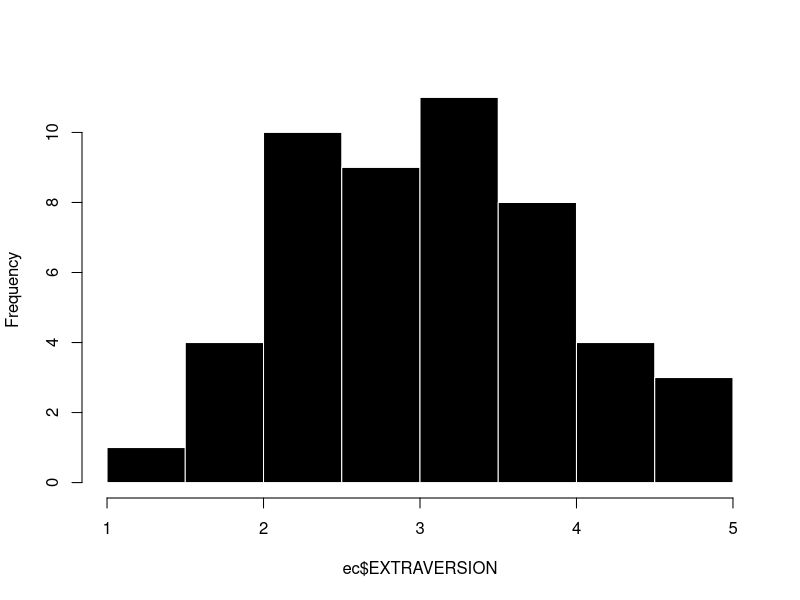

This figure's R source:
## ---- chunk 1
ec <- read.csv("../datasets/ec_data.csv") # Note: make sure to change the *path* in the `read.csv()` function to point R to the correct spot to import the ec dataset from YOUR computer.
## ---- chunk 2
extra.df <- data.frame(ec$e1, ec$e2, ec$e3, # the three positively keyed items
                   	ec$e4r, ec$e5r, ec$e6r) # the three negatively keyed items
head(extra.df) # this code checks my work and make sure my newly created dataframe in fact contain the positively and negatively keyed items
## ---- chunk 3
extra.df <- data.frame(ec$e1, ec$e2, ec$e3, # the three positively keyed items
                   	6-ec$e4r, 6-ec$e5r, 6-ec$e6r) # the three negatively keyed items
head(extra.df) # this code checks my work and make sure my newly created dataframe in fact contain the positively and negatively keyed items. Note that there seems to be more consistency in the scores for each individual - people who are low in e1-e3 are now also low in e4r - e6r.

## ---- chunk 4
library(psych) # make sure you install.packages("psych") first!
alpha(extra.df)
## ---- chunk 5
    rowMeans(extra.df) 
## ---- chunk 6
rowMeans(extra.df, na.rm = T) # 	adding na.rm = T as an argument. 
## ---- chunk 7
ec$EXTRAVERSION <- rowMeans(extra.df, na.rm = T) # this saves the scales to the dataset as a new object (which I'm calling EXTRAVERSION). I like to name variables that I create in ALL CAPS. Note that I've chosen to be less conservative in how I handle missing data.

## ---- chunk 8
hist(ec$EXTRAVERSION, main = "", col = 'black', bor = 'white')
